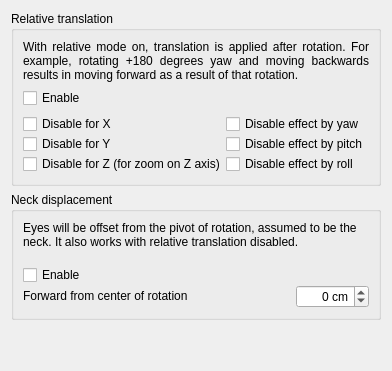
     <widget class="QWidget" name="tab_2">
      <attribute name="title">
       <string>Relative translation</string>
      </attribute>
      <layout class="QVBoxLayout" name="verticalLayout_2">
       <item>
        <widget class="QGroupBox" name="groupBox_">
         <property name="sizePolicy">
          <sizepolicy hsizetype="Minimum" vsizetype="Maximum">
           <horstretch>0</horstretch>
           <verstretch>0</verstretch>
          </sizepolicy>
         </property>
         <property name="styleSheet">
          <string notr="true"/>
         </property>
         <property name="title">
          <string>Relative translation</string>
         </property>
         <property name="alignment">
          <set>Qt::AlignLeading|Qt::AlignLeft|Qt::AlignTop</set>
         </property>
         <layout class="QVBoxLayout" name="verticalLayout_7">
          <item>
           <widget class="QLabel" name="label_16">
            <property name="sizePolicy">
             <sizepolicy hsizetype="Preferred" vsizetype="Maximum">
              <horstretch>0</horstretch>
              <verstretch>0</verstretch>
             </sizepolicy>
            </property>
            <property name="text">
             <string>With relative mode on, translation is applied after rotation. For example, rotating +180 degrees yaw and moving backwards results in moving forward as a result of that rotation.</string>
            </property>
            <property name="alignment">
             <set>Qt::AlignJustify|Qt::AlignVCenter</set>
            </property>
            <property name="wordWrap">
             <bool>true</bool>
            </property>
            <property name="margin">
             <number>2</number>
            </property>
           </widget>
          </item>
          <item>
           <widget class="QCheckBox" name="tcomp_enable">
            <property name="styleSheet">
             <string notr="true"/>
            </property>
            <property name="text">
             <string>Enable</string>
            </property>
           </widget>
          </item>
          <item>
           <widget class="QFrame" name="frame_2">
            <property name="sizePolicy">
             <sizepolicy hsizetype="Preferred" vsizetype="Maximum">
              <horstretch>0</horstretch>
              <verstretch>0</verstretch>
             </sizepolicy>
            </property>
            <property name="frameShape">
             <enum>QFrame::NoFrame</enum>
            </property>
            <property name="frameShadow">
             <enum>QFrame::Raised</enum>
            </property>
            <layout class="QGridLayout" name="gridLayout">
             <property name="leftMargin">
              <number>0</number>
             </property>
             <property name="topMargin">
              <number>0</number>
             </property>
             <property name="rightMargin">
              <number>0</number>
             </property>
             <property name="bottomMargin">
              <number>0</number>
             </property>
             <property name="spacing">
              <number>0</number>
             </property>
             <item row="2" column="0">
              <widget class="QCheckBox" name="tcomp_tx_disable">
               <property name="sizePolicy">
                <sizepolicy hsizetype="Minimum" vsizetype="Maximum">
                 <horstretch>3</horstretch>
                 <verstretch>0</verstretch>
                </sizepolicy>
               </property>
               <property name="styleSheet">
                <string notr="true"/>
               </property>
               <property name="text">
                <string>Disable for X</string>
               </property>
              </widget>
             </item>
             <item row="3" column="0">
              <widget class="QCheckBox" name="tcomp_ty_disable">
               <property name="sizePolicy">
                <sizepolicy hsizetype="Minimum" vsizetype="Maximum">
                 <horstretch>3</horstretch>
                 <verstretch>0</verstretch>
                </sizepolicy>
               </property>
               <property name="styleSheet">
                <string notr="true"/>
               </property>
               <property name="text">
                <string>Disable for Y</string>
               </property>
              </widget>
             </item>
             <item row="4" column="0">
              <widget class="QCheckBox" name="tcomp_tz_disable">
               <property name="sizePolicy">
                <sizepolicy hsizetype="Minimum" vsizetype="Maximum">
                 <horstretch>3</horstretch>
                 <verstretch>0</verstretch>
                </sizepolicy>
               </property>
               <property name="styleSheet">
                <string notr="true"/>
               </property>
               <property name="text">
                <string>Disable for Z (for zoom on Z axis)</string>
               </property>
              </widget>
             </item>
             <item row="2" column="1">
              <widget class="QCheckBox" name="tcomp_src_yaw_disable">
               <property name="sizePolicy">
                <sizepolicy hsizetype="Minimum" vsizetype="Maximum">
                 <horstretch>2</horstretch>
                 <verstretch>0</verstretch>
                </sizepolicy>
               </property>
               <property name="text">
                <string>Disable effect by yaw</string>
               </property>
              </widget>
             </item>
             <item row="3" column="1">
              <widget class="QCheckBox" name="tcomp_src_pitch_disable">
               <property name="sizePolicy">
                <sizepolicy hsizetype="Minimum" vsizetype="Maximum">
                 <horstretch>2</horstretch>
                 <verstretch>0</verstretch>
                </sizepolicy>
               </property>
               <property name="text">
                <string>Disable effect by pitch</string>
               </property>
              </widget>
             </item>
             <item row="4" column="1">
              <widget class="QCheckBox" name="tcomp_src_roll_disable">
               <property name="sizePolicy">
                <sizepolicy hsizetype="Minimum" vsizetype="Maximum">
                 <horstretch>2</horstretch>
                 <verstretch>0</verstretch>
                </sizepolicy>
               </property>
               <property name="text">
                <string>Disable effect by roll</string>
               </property>
              </widget>
             </item>
            </layout>
           </widget>
          </item>
         </layout>
        </widget>
       </item>
       <item>
        <widget class="QGroupBox" name="groupBox_12">
         <property name="sizePolicy">
          <sizepolicy hsizetype="Minimum" vsizetype="Maximum">
           <horstretch>0</horstretch>
           <verstretch>0</verstretch>
          </sizepolicy>
         </property>
         <property name="title">
          <string>Neck displacement</string>
         </property>
         <property name="alignment">
          <set>Qt::AlignLeading|Qt::AlignLeft|Qt::AlignTop</set>
         </property>
         <layout class="QVBoxLayout" name="verticalLayout_13">
          <property name="spacing">
           <number>7</number>
          </property>
          <item>
           <widget class="QLabel" name="label_33">
            <property name="text">
             <string>Eyes will be offset from the pivot of rotation, assumed to be the neck. It also works with relative translation disabled.</string>
            </property>
            <property name="wordWrap">
             <bool>true</bool>
            </property>
            <property name="margin">
             <number>0</number>
            </property>
           </widget>
          </item>
          <item>
           <widget class="QFrame" name="frame_4">
            <property name="frameShape">
             <enum>QFrame::NoFrame</enum>
            </property>
            <layout class="QGridLayout" name="gridLayout_9">
             <property name="leftMargin">
              <number>0</number>
             </property>
             <property name="topMargin">
              <number>9</number>
             </property>
             <property name="rightMargin">
              <number>0</number>
             </property>
             <property name="bottomMargin">
              <number>0</number>
             </property>
             <property name="spacing">
              <number>0</number>
             </property>
             <item row="0" column="0">
              <widget class="QCheckBox" name="neck_enable">
               <property name="sizePolicy">
                <sizepolicy hsizetype="Preferred" vsizetype="Minimum">
                 <horstretch>0</horstretch>
                 <verstretch>0</verstretch>
                </sizepolicy>
               </property>
               <property name="styleSheet">
                <string notr="true"/>
               </property>
               <property name="text">
                <string>Enable</string>
               </property>
              </widget>
             </item>
             <item row="1" column="1">
              <widget class="QSpinBox" name="neck_z">
               <property name="sizePolicy">
                <sizepolicy hsizetype="Preferred" vsizetype="Maximum">
                 <horstretch>4</horstretch>
                 <verstretch>0</verstretch>
                </sizepolicy>
               </property>
               <property name="alignment">
                <set>Qt::AlignRight|Qt::AlignTrailing|Qt::AlignVCenter</set>
               </property>
               <property name="suffix">
                <string> cm</string>
               </property>
               <property name="minimum">
                <number>-100</number>
               </property>
               <property name="maximum">
                <number>100</number>
               </property>
              </widget>
             </item>
             <item row="1" column="0">
              <widget class="QLabel" name="label_32">
               <property name="sizePolicy">
                <sizepolicy hsizetype="Preferred" vsizetype="Maximum">
                 <horstretch>15</horstretch>
                 <verstretch>0</verstretch>
                </sizepolicy>
               </property>
               <property name="text">
                <string>Forward from center of rotation</string>
               </property>
              </widget>
             </item>
            </layout>
           </widget>
          </item>
         </layout>
        </widget>
       </item>
       <item>
        <spacer name="verticalSpacer">
         <property name="orientation">
          <enum>Qt::Vertical</enum>
         </property>
         <property name="sizeHint" stdset="0">
          <size>
           <width>20</width>
           <height>40</height>
          </size>
         </property>
        </spacer>
       </item>
      </layout>
     </widget>
